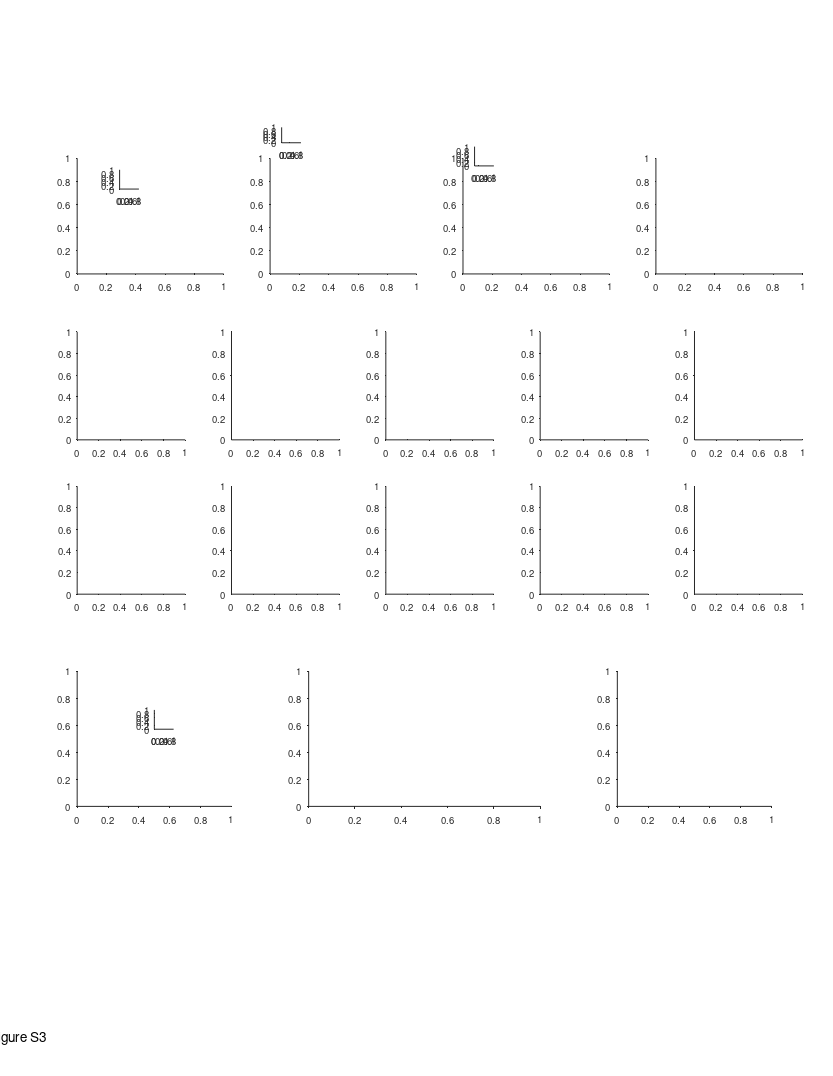

The MATLAB script that drew this image: (Note: this script raises an error after producing the figure.)
%% Replay - Fig supp 3 - replay vs flight speed
clear 
clc
close all

%% data options 
params_opt = 11; % decoding opt 
% params_opt = 21; % decoding opt (random walk = fixed speed)

%% plotting options

%% graphics params
line_styles = {'-',':'};
line_widths = [1.1 2];
clrs = {[.6 .1 .8],[.1 .8 .1]};
epoch_types = {'sleep','rest'};
epoch_type_clrs = {[.6 .1 .8],[.1 .8 .1]};
directions_clrs = {[0    0.3843    0.7451];[ 0.5216    0.2471         0]};
lw = 1.1;

%% define output files
res_dir =  'L:\paper_replay\figures';
mkdir(res_dir)
fig_name_str = 'Figure S3';
fig_caption_str = 'replay and flight speed histograms';
log_name_str = [fig_name_str '_log_file' '.txt'];
log_name_str = strrep(log_name_str , ':', '-');
log_name_str = strrep(log_name_str , ' ', '_');
log_name_out = fullfile(res_dir, log_name_str);

%% open log file
diary off
diary(log_name_out)
diary on
disp('Log file');
disp(['created: ', datestr(clock)]);
disp('======================================================');
disp([fig_name_str ':' fig_caption_str]);   
disp('======================================================');
disp('');

%% create figure
% figure_size_cm = [21.0 29.7]; % ~A4
figure_size_cm = [21.6 27.9]; % ~US letter
fig = figure;
% Some WYSIWYG options:
set(gcf,'DefaultAxesFontSize',7);
set(gcf,'DefaultAxesFontName','helvetica');
set(gcf,'DefaultAxesUnits','centimeters');
set(gcf,'PaperType','usletter')
% set(gcf,'PaperType','<custom>');
set(gcf,'PaperUnits','centimeters','PaperPosition',[0 0 figure_size_cm]);
set(gcf,'PaperOrientation','portrait');
set(gcf,'Units','centimeters','Position',get(gcf,'paperPosition')+[0 0 0 0]); % position on screen...
set(gcf, 'Renderer', 'painters');
% set(gcf, 'color', 'none');
set(groot, 'defaultAxesColor','None')
set(groot, 'defaultAxesTickDir', 'out');
set(groot,  'defaultAxesTickDirMode', 'manual');
annotation('textbox', [0.5 1 0 0], 'String',fig_name_str, 'HorizontalAlignment','center','Interpreter','none', 'FitBoxToText','on');

% create panels
y = 20.8;
w = 3.8;
h = 3;
panels{1}(1) = axes('position', [2 y w h]);
panels{1}(2) = axes('position', [3.1 y+2.2 0.5 0.5]);

panels{2}(1) = axes('position', [7 y w h]);
panels{2}(2) = axes('position', [7.3 y+3.4 0.5 0.4]);

panels{3}(1) = axes('position', [12   y w h]);
panels{3}(2) = axes('position', [12.3 y+2.8 0.5 0.5]);

panels{4}(1) = axes('position', [17   y w h]);

x = linspace(2,18,5);
y = [10 6]+6.5;
for ii = 1:length(y)
    for jj = 1:length(x)
        panels{5}(ii,jj) = axes('position', [x(jj) y(ii) 2.8 2.8]);
    end
end

panels{6}(1) = axes('position', [2 7 4 3.5]);
panels{6}(2) = axes('position', [4 9 .5 .5]);
panels{7}(1) = axes('position', [8 7 6 3.5]);
panels{7}(2) = axes('position', [16 7 4 3.5]);

%% load data
if ~exist('events_all','var')
    disp('loading data!!!')
[exp_list,T] = decoding_get_inclusion_list();
T = T(exp_list,:);
bats = unique(T.bat_num);
bats_clr_map = containers.Map(num2cell(bats),{'r','g','b','k','m','c',[0.8 0.8 0]});
events_all_per_session = {};
speed_mean_per_session = nan(length(epoch_types),height(T));
speed_median_per_session = nan(length(epoch_types),height(T));
speed_std_per_session = nan(length(epoch_types),height(T));
flight_speed_all = [];
exp_arena_all = {};
for ii_exp = 1:height(T)
    exp_ID = T.exp_ID{ii_exp};
    exp = exp_load_data(exp_ID,'details','flight');
    flight_speed_all(ii_exp,:) = [exp.flight.speed_traj.vel_median_median];
    exp_arena_all{ii_exp} = exp.details.recordingArena;
    for ii_epoch_type = 1:length(epoch_types)
        epoch_type = epoch_types{ii_epoch_type};
        event_type = 'posterior';
        [events, params] = decoding_load_events_quantification(exp_ID, epoch_type, params_opt, event_type);
        [seqs, TF] = decoding_apply_seq_inclusion_criteria([events.seq_model]);
        events(~TF) = [];
        if isempty(events)
            continue;
        end
        seqs_map_IX = [seqs.state_direction];
        seqs_map_IX(seqs_map_IX == -1) = 2;
        [seqs.session_flight_speed] = disperse(flight_speed_all(ii_exp,seqs_map_IX));
        [events.seq_model] = disperse(seqs);
        [events.recordingArena] = deal(exp.details.recordingArena);
        event_struct = events(1,[]);
        [events(2:end).prev_event] = disperse(events(1:end-1));
        events(1).prev_event = event_struct;
        events_all_per_session{ii_epoch_type}{ii_exp} = events;
        speed_mean_per_session(ii_epoch_type,ii_exp) = mean([seqs.speed]);
        speed_median_per_session(ii_epoch_type,ii_exp) = median([seqs.speed]);
        speed_std_per_session(ii_epoch_type,ii_exp) = std([seqs.speed]);
    end
end
flight_speed_all = mean(abs(flight_speed_all),2);
events_all = {[events_all_per_session{1}{:}], [events_all_per_session{2}{:}]};
seqs_all = {[events_all{1}.seq_model], [events_all{2}.seq_model]};
gArena = {categorical({events_all{1}.recordingArena}), categorical({events_all{2}.recordingArena}) };
end

%% tests (speed correlations: replay vs flight)
% figure
% tiledlayout('flow')
% nexttile
% hold on
% plot(flight_speed_all, speed_mean_per_session(1,:), 'ob');
% plot(flight_speed_all, speed_mean_per_session(2,:), 'or');
% xlim([3 10])
% nexttile
% hold on
% plot(flight_speed_all, speed_median_per_session(1,:), 'ob');
% plot(flight_speed_all, speed_median_per_session(2,:), 'or');
% xlim([3 10])
% 
% clc
% [r p] = corr(flight_speed_all, speed_mean_per_session(1,:)','rows','pairwise','tail','right','type','Pearson')
% [r p] = corr(flight_speed_all, speed_median_per_session(1,:)','rows','pairwise','tail','right','type','Pearson')
% [r p] = corr(flight_speed_all, speed_mean_per_session(2,:)','rows','pairwise','tail','right','type','Pearson')
% [r p] = corr(flight_speed_all, speed_median_per_session(2,:)','rows','pairwise','tail','right','type','Pearson')
% 
% xxx = [flight_speed_all flight_speed_all]';
% yyy = speed_mean_per_session;
% [r p] = corr(xxx(:), yyy(:),'rows','pairwise','tail','right','type','Pearson')
% 
% figure
% plot(xxx(:), yyy(:), 'o')
% 
% figure
% plot(flight_speed_all, speed_mean_per_session(2,:), 'or');


%% panel A - replay speed
axes(panels{1}(1))
cla
hold on
for ii_epoch_type = 1:length(epoch_types)
    X = [seqs_all{ii_epoch_type}.speed];
    g = gArena{ii_epoch_type};
    histogram(X(g=='200m'),'DisplayStyle','stairs','Normalization','pdf','LineStyle',line_styles{1}, 'EdgeColor',clrs{ii_epoch_type},'LineWidth',line_widths(1));
    histogram(X(g=='120m'),'DisplayStyle','stairs','Normalization','pdf','LineStyle',line_styles{2}, 'EdgeColor',clrs{ii_epoch_type},'LineWidth',line_widths(2));
    [~,P,KSSTAT] = kstest2(X(g=='200m'),X(g=='120m'))
    median(X(g=='200m'))
    median(X(g=='120m'))
end
xlabel('Replay speed (m/s)', 'Units','normalized', 'Position',[0.5 -0.12]);
ylabel('Probability density', 'Units','normalized', 'Position',[-0.1 .5]);
hax=gca;
hax.TickLength(1) = [0.016];
hax.XRuler.TickLabelGapOffset = -1;
hax.YTick = hax.YTick([1 end]);

%% legend (replay speed hists)
axes(panels{1}(2))
cla
hold on
t = linspace(0,1,100);
x = pulstran(t,linspace(0,1,3),'rectpuls',1/6);
x(x>0) = nan;x(~isnan(x)) = 0;
clear h
% plot(  t  ,   x  ,       'color', clrs{2}, 'LineWidth',lw,'Clipping','off');
% plot(  t  ,   x  +1.5,   'color', clrs{1}, 'LineWidth',lw,'Clipping','off');
plot([0 1], [0 0],    ':', 'color', clrs{2}, 'LineWidth',line_widths(2),'Clipping','off');
plot([0 1], [0 0]+1.5,':', 'color', clrs{1}, 'LineWidth',line_widths(2),'Clipping','off');
plot([0 1], [.5 .5],     'color', clrs{2}, 'LineWidth',line_widths(1),'Clipping','off');
plot([0 1], [.5 .5]+1.5, 'color', clrs{1}, 'LineWidth',line_widths(1),'Clipping','off');
text(1.3, 2.0, 'Sleep (200m)','FontSize',7,'HorizontalAlignment','left');
text(1.3, 1.5, 'Sleep (130m)','FontSize',7,'HorizontalAlignment','left');
text(1.3, 0.5, 'Awake (200m)','FontSize',7,'HorizontalAlignment','left');
text(1.3, 0.0, 'Awake (130m)','FontSize',7,'HorizontalAlignment','left');
xlim([0 1])
ylim([0 1])
axis off

%% panel B - speed correlations (replay vs flight)
axes(panels{2}(1))
cla
hold on
r=[];
p=[];
for ii_epoch_type = 1:length(epoch_types)
    X = flight_speed_all;
    Y = speed_mean_per_session(ii_epoch_type,:)';
    lm = fitlm(X,Y)
    h=plot(lm);
    h(1).Marker = 'o';
    h(1).MarkerSize = 3;
    h(1).Color = clrs{ii_epoch_type};
    h(2).Color = clrs{ii_epoch_type};
%     h(3).Color = clrs{ii_epoch_type};
%     h(4).Color = clrs{ii_epoch_type};
    delete(h(3))
    delete(h(4))
    legend off
%     plot(X,Y,'o','Color',clrs{ii_epoch_type},'MarkerSize',5);
    [r(ii_epoch_type) p(ii_epoch_type)] = corr(X, Y,'rows','pairwise','tail','right','type','Pearson');
%     text(0.1,0.9, "r = "+ sprintf('%.2f',r), 'Units','normalized','FontSize',7);
%     text(0.1,0.8, "P = "+ sprintf('%.3f',p), 'Units','normalized','FontSize',7,'FontWeight','normal');
end
title("")
xlabel('Flight speed (m/s)', 'Units','normalized', 'Position',[0.5 -0.12]);
ylabel('Replay speed (m/s)', 'Units','normalized', 'Position',[-0.17 .5]);
hax=gca;
hax.TickLength(1) = [0.016];
hax.XRuler.TickLabelGapOffset = -1;
hax.YLim(1) = 10;

%% legend (speed correlations)
axes(panels{2}(2))
cla
hold on
plot(0,1-0.05,'o', 'color', clrs{1}, 'MarkerSize',4,'Clipping','off');
plot(0,0.3-0.05,'o', 'color', clrs{2}, 'MarkerSize',4,'Clipping','off');
text(0.4, 1,   'Sleep'+":  r = " + sprintf('%.2f',r(1)) + ",  P = "+ sprintf('%.1g',p(1)),'FontSize',7,'HorizontalAlignment','left','VerticalAlignment','middle');
text(0.4, 0.3, 'Awake'+": r = " + sprintf('%.2f',r(2)) + ",  P = "+ sprintf('%.2f',p(2)),'FontSize',7,'HorizontalAlignment','left','VerticalAlignment','middle');
xlim([0 1])
ylim([0 1])
axis off


%% panel C - Flight speed
axes(panels{3}(1))
cla
hold on
X = flight_speed_all;
g=categorical(exp_arena_all);
histogram(X(g=='200m'),'DisplayStyle','stairs','Normalization','pdf','LineStyle',line_styles{1}, 'EdgeColor','k','LineWidth',line_widths(1),'NumBins',7);
histogram(X(g=='120m'),'DisplayStyle','stairs','Normalization','pdf','LineStyle',line_styles{2}, 'EdgeColor','k','LineWidth',line_widths(2),'NumBins',7);
xlabel('Flight speed (m/s)', 'Units','normalized', 'Position',[0.5 -0.12]);
ylabel('Probability density', 'Units','normalized', 'Position',[-0.15 .5]);
hax=gca;
hax.XLim = [0 10];
hax.XTick = [0 5 10];
hax.TickLength(1) = [0.016];
hax.XRuler.TickLabelGapOffset = -1;
[~,P,CI,STATS] = ttest2(X(g=='200m'), X(g=='120m'), 'Tail','both');
text(0.6,1.1,"P = "+ sprintf('%.2g',P), 'Units','normalized','FontSize',7);

%% legend (flight speed hists)
axes(panels{3}(2))
cla
hold on
t = linspace(0,1,100);
x = pulstran(t,linspace(0,1,3),'rectpuls',1/6);
x(x>0) = nan;x(~isnan(x)) = 0;
clear h
% plot(  t  ,   x  ,       'color', 'k', 'LineWidth',lw,'Clipping','off');
plot([0 1], [0 0],':',   'color', 'k', 'LineWidth',line_widths(2),'Clipping','off');
plot([0 1], [.5 .5],     'color', 'k', 'LineWidth',line_widths(1),'Clipping','off');
text(1.3, 0.5, '200m','FontSize',7,'HorizontalAlignment','left');
text(1.3, 0.0, '130m','FontSize',7,'HorizontalAlignment','left');
xlim([0 1])
ylim([0 1])
axis off


%% plot flight speed per bat
axes(panels{4})
cla reset
hold on
for ii_bat = 1:length(bats)
    bat_num = bats(ii_bat);
    bat_session_IX = find(T.bat_num==bat_num);
    x = flight_speed_all(bat_session_IX);
    xi = linspace(5.5,8.5,100);
    c = bats_clr_map(bat_num);
    f = ksdensity(x,xi,"Bandwidth",0.05);
    plot(xi,f,'DisplayName',"bat"+bat_num,'Color',c,'LineWidth',1.6);
%     plot(xi,f,'DisplayName',sprintf('bat%d(%s)',bat_num,exp.details.recordingArena),'Color',c,'LineWidth',2);
end
xlim([5.5 8.5])
ylim([0 8])
xlabel('Flight speed (m/s)','Units','normalized','Position',[0.5 -0.12])
ylabel('Probability density','Units','normalized','Position',[-0.12 0.5])
hax=gca;
hax.XRuler.TickLength(1) = 0.035;
hax.YRuler.TickLength(1) = 0.035;
hax.XRuler.TickLabelGapOffset = -2;
hax.YRuler.TickLabelGapOffset = 0;
% hl=legend("bat "+bats,'Location','northwest','Box','off')
% hl.Position([1 2]) = hl.Position([1 2]) + [-0.07 0.25].*hl.Position([3 4]);


%% panel e - scatters of compression/duration/distance/speed
scatters_features = {
    'compression','duration';
    'speed','duration';
    'distance','duration';
    'compression','distance';
    'speed','distance';
    };
fn_map = containers.Map();
fn_map('compression') = 'Compression ratio';
fn_map('duration') = 'Replay duration (s)';
fn_map('distance') = 'Replay distance (m)';
fn_map('speed') = 'Replay speed (m/s)';
for ii_epoch_type = 1:length(epoch_types)
    for ii_scatter = 1:size(scatters_features,1)
        axes(panels{5}(ii_epoch_type,ii_scatter))
        cla reset
        hold on
        events = [events_all_per_session{ii_epoch_type}{:}];
        seqs = [events.seq_model];
        fn_x = scatters_features{ii_scatter,2};
        fn_y = scatters_features{ii_scatter,1};
        x = [seqs.(fn_x)];
        y = [seqs.(fn_y)];
        plot(x,y,'.','Color',clrs{ii_epoch_type})
        xlabel(fn_map(fn_x))
        ylabel(fn_map(fn_y))
        hax=gca;
        hax.XRuler.TickLabelGapOffset = -1;
        hax.YRuler.TickLabelGapOffset = 1;
        if ii_scatter==1
            legend_strs = {'Sleep';'Awake'};
            str = legend_strs{ii_epoch_type};
            x = hax.XLim(1)+[0.5 0.65].*range(hax.XLim);
            y = hax.YLim(1)+[0.8 0.8].*range(hax.YLim);
            plot(x,y,'Color',epoch_type_clrs{ii_epoch_type},'LineWidth',1.5)
%             plot(x(2),y(2),'.','Color',epoch_type_clrs{ii_epoch_type},'LineWidth',1.5)
            text(x(2)+0.2*diff(x),y(1),str,'FontSize',7)
        end
    end
end

%% Inter-replay-interval (pooled across bats)
axes(panels{6}(1));
cla reset
hold on
IRI_bin_size = 0.1;
IRI_bin_limits = [0 20];
IRI = load('E:\Tamir\work\PROJECTS\LargeScale\paper_replay\figures\internal_review_figures\inter_replay_interval_all.mat');
hax=gca;
% hax.ColorOrder = epoch_type_clrs;
for ii_epoch_type = 1:length(epoch_types)
    x = [IRI.IRI_all{ii_epoch_type,:}];
    hh=histogram(x,'Normalization','pdf','DisplayStyle','Stairs','BinWidth',IRI_bin_size,'EdgeColor',epoch_type_clrs{ii_epoch_type});
    hh.LineWidth = 1;
end
% x = [IRI.IRI_all{:,:}];
% hh=histogram(x,'Normalization','pdf','DisplayStyle','Stairs','BinWidth',IRI_bin_size,'EdgeColor','k');
% hh.LineWidth = 2;
xlim(IRI_bin_limits)
xlabel('Inter-replay interval (s)')
ylabel('Probability density')

%% add legend
axes(panels{6}(2));
cla reset
hold on
axis off
x = [0 1];
y = [0 0];
plot(x,y+1,'Color',epoch_type_clrs{1},'LineWidth',1.5)
plot(x,y+2,'Color',epoch_type_clrs{2},'LineWidth',1.5)
% plot(x,y+3,'Color','k')
x = 1.2;
text(x,1,'Sleep','FontSize',7)
text(x,2,'Awake','FontSize',7)
% text(x,3,'Pooled')
axis ij
ylim([0.8 2.2])

%% load and prepare data - full continuous flights vs short replays
load('L:\processed_data_structs\replay_events.mat');
FE_dist_norm_all = {};
nUturnsPerSession = [];
nFlightsPerSession = [];
for ii_exp = 1:length(exp_list)
    exp_ID = exp_list{ii_exp};
    exp = exp_load_data(exp_ID,'flight','uturns','rest');
    L = diff(exp.rest.balls_loc);
    FE_dist = [exp.flight.FE.distance];
    FE_dist_norm = FE_dist / L;
    FE_dist_norm(FE_dist_norm>1)=1;
    FE_dist_norm_all{ii_exp} = FE_dist_norm;
    TF = exp.uturns.pos_norm > 0.05 & exp.uturns.pos_norm < 0.95;
    nUturnsPerSession(ii_exp) = sum(TF);
%     nUturnsPerSession(ii_exp) = length(exp.uturns.pos);
    nFlightsPerSession(ii_exp) = length(FE_dist_norm);
end
events = [events_all_per_session{:}];
seqs = [events.seq_model];

%% plot
axes(panels{7}(1));
cla reset
hold on
hax=gca;
hax.ColorOrder = hax.ColorOrder(1:2,:);
bins = linspace(0,1,101);
lw = 1.5;
histogram([FE_dist_norm_all{:}],bins,'normalization','probability','DisplayStyle','stairs','DisplayName','flights','LineWidth',lw);
hold on
histogram([seqs.distance_norm],bins,'normalization','probability','DisplayStyle','stairs','DisplayName','replays','LineWidth',lw)
% legend(Location="north")
xlabel('Distance (norm.)')
ylabel('probability')
plot([0.04 0.11],[1 1]*0.65,'LineWidth',lw);
plot([0.04 0.11],[1 1]*0.6,'LineWidth',lw);
text(0.14, 0.65, 'Flights','FontSize',7)
text(0.14, 0.6, 'Replays','FontSize',7)
ylim([0 0.65]);
ha = annotation("arrow",[0 0], [0 0]);
ha.Parent = hax;
m = median([FE_dist_norm_all{:}]);
ha.X = [1 1]*m;
ha.Y = [0 -0.04]+0.59;
ha.HeadLength = 3;
ha.HeadWidth = 3;
ha.HeadStyle = 'cback2';
text(0.97, 0.58, {'Median flight distance';sprintf(' = %.f%% of tunnel',m*100)},'FontSize',7,'HorizontalAlignment','right')
ha = annotation("arrow",[0 0], [0 0]);
ha.Parent = hax;
m = median([seqs.distance_norm]);
ha.X = [1 1]*m;
ha.Y = [0 -0.04]+0.21;
ha.HeadLength = 3;
ha.HeadWidth = 3;
ha.HeadStyle = 'cback2';
text(0.1, 0.2, {'Median replay distance';sprintf('= %.1g%% of tunnel',m*100)},'FontSize',7,'HorizontalAlignment','left')

axes(panels{7}(2));
cla reset
histogram(nUturnsPerSession./nFlightsPerSession,10,'Normalization','probability');
xlim([0 1])
xlabel('No. of u-turns per flight')
ylabel('Fraction of sessions')


%% add panel letters
font_size = 11;
axes(panels{1}(1))
text(-0.3,1.1, 'A', 'Units','normalized','FontWeight','bold','FontSize',font_size);
axes(panels{2}(1))
text(-0.3,1.1, 'B', 'Units','normalized','FontWeight','bold','FontSize',font_size);
axes(panels{3}(1))
text(-0.25,1.1, 'C', 'Units','normalized','FontWeight','bold','FontSize',font_size);
axes(panels{4}(1))
text(-0.25,1.1, 'D', 'Units','normalized','FontWeight','bold','FontSize',font_size);
axes(panels{5}(1,1))
text(-0.4,1.2, 'E', 'Units','normalized','FontWeight','bold','FontSize',font_size);
axes(panels{6}(1))
text(-0.28,1.1, 'F', 'Units','normalized','FontWeight','bold','FontSize',font_size);
axes(panels{7}(1))
text(-0.2,1.1, 'G', 'Units','normalized','FontWeight','bold','FontSize',font_size);
axes(panels{7}(2))
text(-0.28,1.1, 'H', 'Units','normalized','FontWeight','bold','FontSize',font_size);

%%
fig_name = sprintf('%s_decoding_opt_%d',fig_name_str, params_opt);
file_out = fullfile(res_dir, fig_name);
print(gcf, file_out, '-dpdf', '-cmyk', '-painters');
disp('figure saved!')

%%
